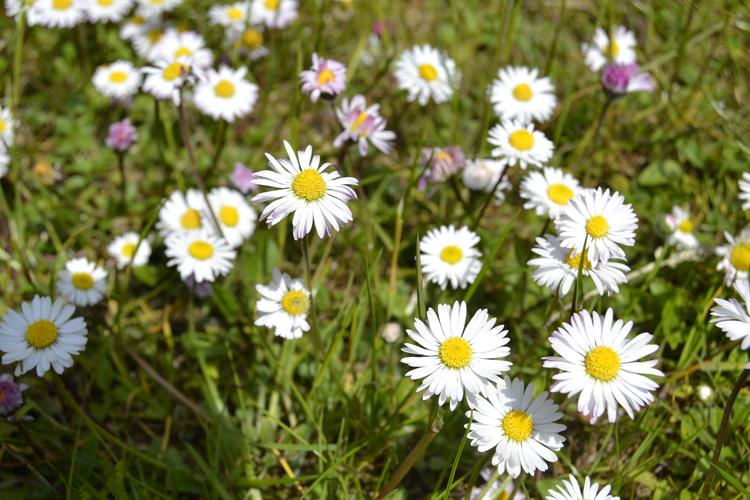
#> input picture Data/train/daisy/17196025921_533c2af68c_o.jpg, 750 x 500 px; its folder holds only this picture in this run
$ jupyter execute --allow-errors Finetunning.ipynb   (shell and % lines are left out)
#> lines starting #> are read from the running program, lines starting #| are printed output that depends on the picture
[cell 1]
# Kết nối vào gg drive nếu dùng gg colab
from google.colab import drive
drive.mount('/content/drive')

[cell 2]
# Git clone
# %cd /content/drive/MyDrive/Git Clone #chọn đường dẫn đến thư mục muốn clone đến
# !git clone https://github.com/lbngyn/CS231-final-project.git

[cell 3]
# cd đến thư mục project vừa clone về
%cd /content/drive/MyDrive/Git Clone/CS231-final-project

# Import necessary libraries

[cell 4]
import os
import cv2
import numpy as np
import pandas as pd
from sklearn.svm import SVC
from matplotlib import pyplot as plt
from sklearn.metrics import accuracy_score
from sklearn.decomposition import PCA
from sklearn.preprocessing import LabelEncoder
from sklearn.svm import SVC
from sklearn.preprocessing import StandardScaler
from sklearn.ensemble import RandomForestClassifier
from sklearn.model_selection import GridSearchCV
from skimage.feature import hog
import lightgbm as lgb

# Get paths

[cell 5]
# Directories
train_dir = 'Data/train'
val_dir = 'Data/val'
test_dir = 'Data/test'

# Data processing

[cell 6]
def compute_color_histogram(image, bins=(8, 8, 8)):
    # Convert the image to HSV color space
    hsv_image = cv2.cvtColor(image, cv2.COLOR_BGR2HSV)
    # Compute the color histogram
    hist = cv2.calcHist([hsv_image], [0, 1, 2], None, bins, [0, 180, 0, 256, 0, 256])
    # Normalize the histogram
    hist = cv2.normalize(hist, hist).flatten()
    return hist

def load_images(folder_path, flower_types):
    features = []
    labels = []
    for flower in flower_types:
        flower_folder = os.path.join(folder_path, flower)
        for img in os.listdir(flower_folder):
            img_path = os.path.join(flower_folder, img)
            image = cv2.imread(img_path)
            if image is None:
                continue
            image = np.array(image).astype('uint8')
            image = cv2.resize(image, (64, 64))
            grey_image = cv2.cvtColor(image, cv2.COLOR_BGR2GRAY)

            # Extract HOG features
            hog_features = hog(grey_image, orientations=9, pixels_per_cell=(8, 8),
                               cells_per_block=(2, 2), transform_sqrt=True, block_norm="L2")

            # Extract color histogram features
            color_hist = compute_color_histogram(image)

            # Concatenate HOG and color histogram features
            combined_features = np.hstack((hog_features, color_hist))

            features.append(combined_features)
            labels.append(flower)

    return np.array(features), np.array(labels)

[cell 7]
flower_types = [folder for folder in os.listdir(train_dir)]

X_train, y_train = load_images(train_dir, flower_types)
#> in load_images, image is the input picture: shape (500, 750, 3); mean B, G, R 73.3, 120.1, 118.9
#> in load_images, `image = cv2.resize(image, (64, 64))`:
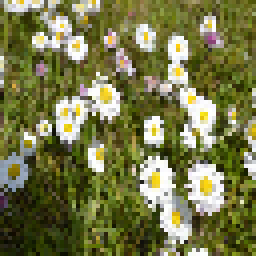
#> image: shape (64, 64, 3) (shown 4 times larger); mean B, G, R 73, 119.8, 118.6
#> in load_images, `grey_image = cv2.cvtColor(image, cv2.COLOR_BGR2GRAY)`:
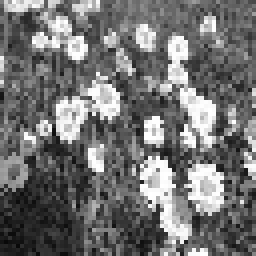
#> grey_image: shape (64, 64) (shown 4 times larger); min 9, max 255, mean 114.1
#> in load_images, `hog_features = hog(grey_image, orientations=9, pixels_per_cell=(8, 8),..`: hog_features = 1764 values, max 0.454 at index 709, min 0 at index 529, mean 0.148
#> in compute_color_histogram, `hsv_image = cv2.cvtColor(image, cv2.COLOR_BGR2HSV)`: hsv_image: shape (64, 64, 3); mean H, S, V 42, 140.4, 123.8
#> in compute_color_histogram, `hist = cv2.normalize(hist, hist).flatten()`: hist = 512 values, max 0.423 at index 107, min 0 at index 0, mean 0.0103
#> in load_images, `color_hist = compute_color_histogram(image)`: color_hist has the same summary as hist in compute_color_histogram
#> in load_images, `combined_features = np.hstack((hog_features, color_hist))`: combined_features = 2276 values, max 0.454 at index 709, min 0 at index 529, mean 0.117
#> pass 2 of the loop in load_images, `for flower in flower_types:`:
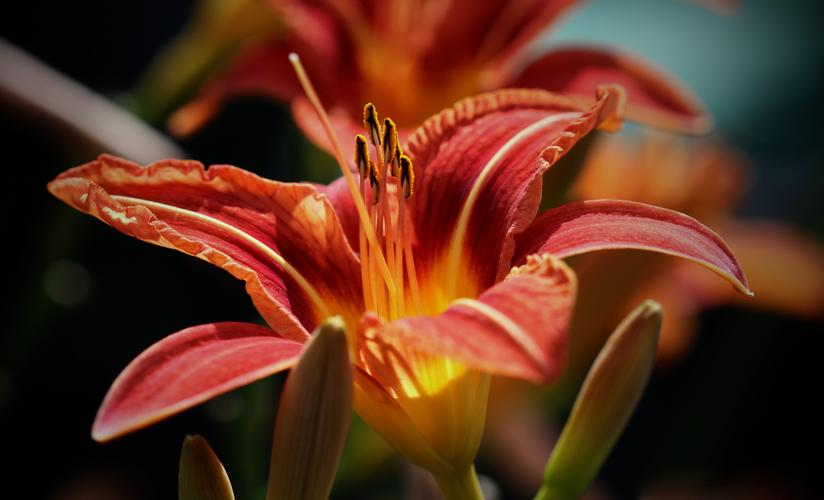
#> input picture Data/train/lily/14533183915_127cbdda8c_o.jpg, 824 x 500 px
#> in load_images, image is the input picture: shape (500, 824, 3); mean B, G, R 29.6, 48.1, 93.3
#> in load_images, `image = cv2.resize(image, (64, 64))`:
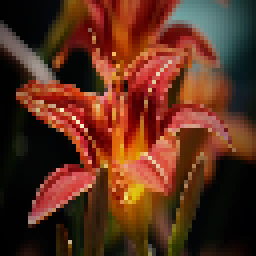
#> image: shape (64, 64, 3) (shown 4 times larger); mean B, G, R 29.5, 48, 93.3
#> in load_images, `grey_image = cv2.cvtColor(image, cv2.COLOR_BGR2GRAY)`:
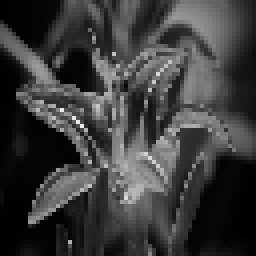
#> grey_image: shape (64, 64) (shown 4 times larger); min 0, max 237, mean 59.5
#> hog_features = 1764 values, max 0.871 at index 1037, min 0 at index 1, mean 0.118
#> hsv_image: shape (64, 64, 3); mean H, S, V 30, 160.2, 95.9
#> color_hist = 512 values, max 0.579 at index 0, min 0 at index 6, mean 0.0119
#> combined_features = 2276 values, max 0.871 at index 1037, min 0 at index 1, mean 0.0938
X_val, y_val = load_images(val_dir, flower_types)
#> pass 2 of the loop in load_images, `for flower in flower_types:`:
X_test, y_test = load_images(test_dir, flower_types)
#> pass 2 of the loop in load_images, `for flower in flower_types:`:

# Kiểm tra dữ liệu sau khi tải
print(f"Number of training samples: {len(X_train)}")
#| Number of training samples: 2
print(f"Number of validation samples: {len(X_val)}")
#| Number of validation samples: 2
print(f"Number of testing samples: {len(X_test)}")
#| Number of testing samples: 2

[cell 8]
# Encode labels
encoder = LabelEncoder()
y_train_encoded = encoder.fit_transform(y_train)
#> y_train_encoded = [0, 1]
y_val_encoded = encoder.transform(y_val)
#> y_val_encoded = [0, 1]
y_test_encoded = encoder.transform(y_test)
#> y_test_encoded = [0, 1]

print("Label to Encoded Mapping:")
for original_label, encoded_label in zip(encoder.classes_, range(len(encoder.classes_))):
    print(f"{original_label} -> {encoded_label}")

# Standardize data
scaler = StandardScaler()
X_train_scaled = scaler.fit_transform(X_train)
X_val_scaled = scaler.transform(X_val)
X_test_scaled = scaler.transform(X_test)

[cell 9]
# Apply PCA
pca = PCA(n_components=0.95)
print(X_train.shape)
#| (2, 2276)
X_train_pca = pca.fit_transform(X_train_scaled)
#> X_train_pca = [45.2, -45.2]
print(X_train_pca.shape)
#| (2, 1)
X_val_pca = pca.transform(X_val_scaled)
#> X_val_pca = [45.2, -45.2]
X_test_pca = pca.transform(X_test_scaled)
#> X_test_pca = [45.2, -45.2]
